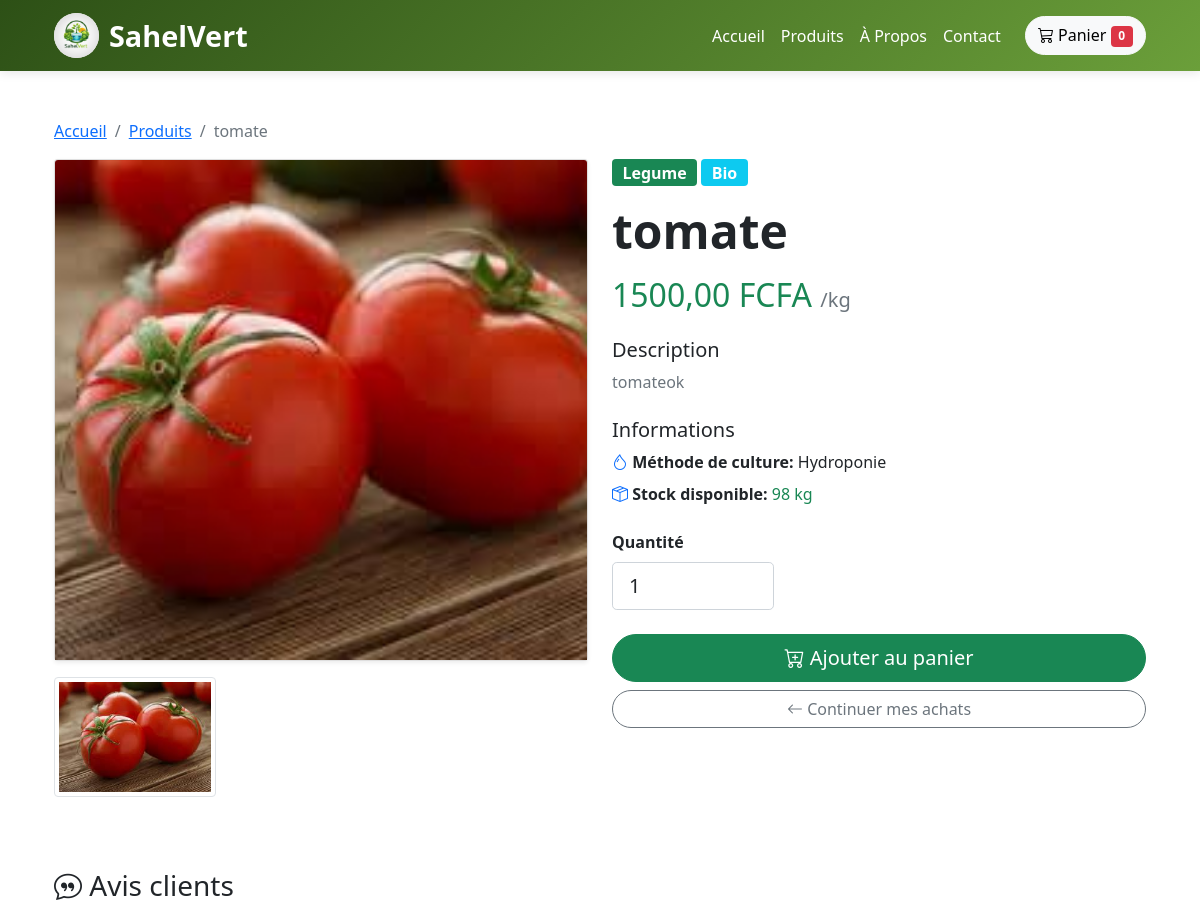
Before: /produit/1/ (upper part) with the older database file.
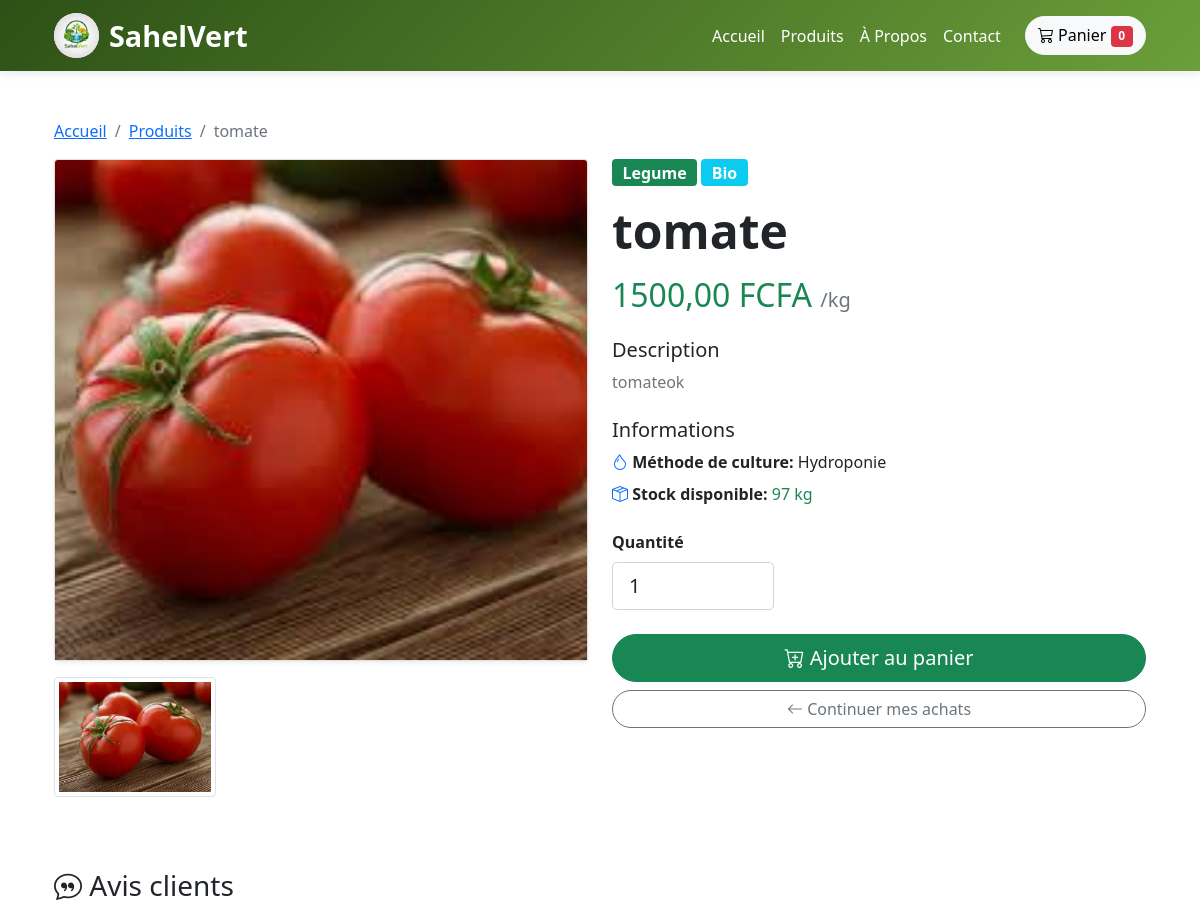
After: the same page with the newer database file.
### Shop/models.py (models this page shows, shortened)
class Produit(models.Model):
    UNITE_CHOICES = [
        ('kg', 'Kilogramme'),
        ('piece', 'Pièce'),
        ('botte', 'Botte'),
        ('sachet', 'Sachet'),
    ]
    nom = models.CharField(max_length=200)
    categorie = models.ForeignKey(Categorie, on_delete=models.CASCADE, related_name='produits')
    description = models.TextField()
    prix = models.DecimalField(
        max_digits=10,
        decimal_places=2,
        validators=[MinValueValidator(Decimal('0.01'))]
    )
    unite = models.CharField(max_length=10, choices=UNITE_CHOICES, default='kg')
    stock = models.IntegerField(default=0, validators=[MinValueValidator(0)])
    par_commande =models.BooleanField(default =False ,help_text="Indique si le produit doit se daire par commande")
    image = models.ImageField(upload_to='produits/')
    image_2 = models.ImageField(upload_to='produits/', blank=True, null=True)
    image_3 = models.ImageField(upload_to='produits/', blank=True, null=True)
    mth_choice=[
        ("Hydroponie","Hydronponie"),
        ("Aquaponie","Aquaponie"),
    ]
    methode_culture = models.CharField(max_length=100, blank=True,choices=mth_choice)
    cer_choice =[
        ("Bio","Bio"),
        ("Sans pesticides","Sans pesticides"),
    ]
    certifications = models.CharField(max_length=200, blank=True, choices =cer_choice)
    actif = models.BooleanField(default=True)
    en_promotion = models.BooleanField(default=False)
    pourcentage_promotion = models.DecimalField(
        max_digits=5,
        decimal_places=2,
        default=0,
        validators=[MinValueValidator(0)]
    )
    date_creation = models.DateTimeField(auto_now_add=True)
    date_modification = models.DateTimeField(auto_now=True)
    class Meta:
        verbose_name = "Produit"
        verbose_name_plural = "Produits"
        ordering = ['-date_creation']

class Categorie(models.Model):
    nom = models.CharField(max_length=100, unique=True)
    description = models.TextField(blank=True)
    image = models.ImageField(upload_to='categories/', blank=True, null=True)
    actif = models.BooleanField(default=True)
    date_creation = models.DateTimeField(auto_now_add=True)
    class Meta:
        verbose_name = "Catégorie"
        verbose_name_plural = "Catégories"
        ordering = ['nom']

### Shop/views.py (the view)
# urls.py: path('produit/<int:produit_id>/', views.detail_produit, name='detail_produit'),
def detail_produit(request, produit_id):
    produit = get_object_or_404(Produit, id=produit_id, actif=True)
    avis = produit.avis.filter(approuve=True).order_by('-date_creation')
    note_moyenne = avis.aggregate(Avg('note'))['note__avg']
    produits_similaires = Produit.objects.filter(
        categorie=produit.categorie,
        actif=True
    ).exclude(id=produit.id)[:4]
    context = {
        'produit': produit,
        'avis': avis,
        'note_moyenne': note_moyenne,
        'produits_similaires': produits_similaires,
    }
    return render(request, 'shop/detail_produit.html', context)

### templates/shop/detail_produit.html (shortened to what the changed rows need)
{% extends 'base.html' %}
{% block content %}
<div class="container my-5">
    <nav aria-label="breadcrumb">
        <ol class="breadcrumb">
            <li class="breadcrumb-item"><a href="/">Accueil</a></li>
            <li class="breadcrumb-item"><a href="/produits">Produits</a></li>
            <li class="breadcrumb-item active">{{ produit.nom }}</li>
        </ol>
    </nav>
    <div class="row">
        <div class="col-md-6 mb-4">
            <div class="card shadow-sm">
                <img src="{{ produit.image.url }}"
                     class="card-img-top"
                     id="mainImage"
                     alt="{{ produit.nom }}"
                     style="height: 500px; object-fit: cover;">
            </div>
            <div class="row mt-3">
                <div class="col-4">
                    <img src="{{ produit.image.url }}"
                         class="img-thumbnail cursor-pointer"
                         onclick="changeImage('{{ produit.image.url }}')"
                         style="cursor: pointer; height: 120px; object-fit: cover; width: 100%;">
                </div>
            </div>
        </div>
        <div class="col-md-6">
            <div class="mb-3">
                <span class="badge bg-success fs-6">{{ produit.categorie.nom }}</span>
                {% if produit.certifications %}
                <span class="badge bg-info fs-6">{{ produit.certifications }}</span>
                {% endif %}
            </div>
            <h1 class="display-5 fw-bold mb-3">{{ produit.nom }}</h1>
            <div class="mb-4">
                {% if produit.en_promotion %}
                <p class="text-muted text-decoration-line-through mb-1 fs-5">
                    {{ produit.prix }} FCFA
                </p>
                <h2 class="text-success mb-0">
                    {{ produit.prix_avec_promotion }} FCFA
                    <small class="text-muted fs-5">/{{ produit.unite }}</small>
                </h2>
                <span class="badge bg-danger">
                    Économisez {{ produit.pourcentage_promotion }}%
                </span>
                {% else %}
                <h2 class="text-success mb-0">
                    {{ produit.prix }} FCFA
                    <small class="text-muted fs-5">/{{ produit.unite }}</small>
                </h2>
                {% endif %}
            </div>
            <div class="mb-4">
                <h5>Description</h5>
                <p class="text-muted">{{ produit.description }}</p>
            </div>
            <div class="mb-4">
                <h5>Informations</h5>
                <ul class="list-unstyled">
                    {% if produit.methode_culture %}
                    <li class="mb-2">
                        <i class="bi bi-droplet text-primary"></i>
                        <strong>Méthode de culture:</strong> {{ produit.methode_culture }}
                    </li>
                    {% endif %}
                    <li class="mb-2">
                        <i class="bi bi-box-seam text-primary"></i>
                        <strong>Stock disponible:</strong>
                        {% if produit.stock > 0 %}
                            <span class="text-success">{{ produit.stock }} {{ produit.unite }}</span>
                        {% else %}
                            <span class="text-danger">Rupture de stock</span>
                        {% endif %}
                    </li>
                </ul>
            </div>
            {% if produit.stock > 0 %}
            <form method="POST" action="/ajouter-au-panier/{{ produit.id }}/">
                <div class="row mb-4">
                </div>
                <div class="d-grid gap-2">
                </div>
            </form>
            {% else %}
            <div class="alert alert-warning">
                <i class="bi bi-exclamation-triangle"></i>
                Ce produit est actuellement en rupture de stock
            </div>
            {% endif %}
        </div>
    </div>
</div>
{% endblock %}

Changed rows visible on the page:
changed Produit "tomate": stock "98" → "97"
